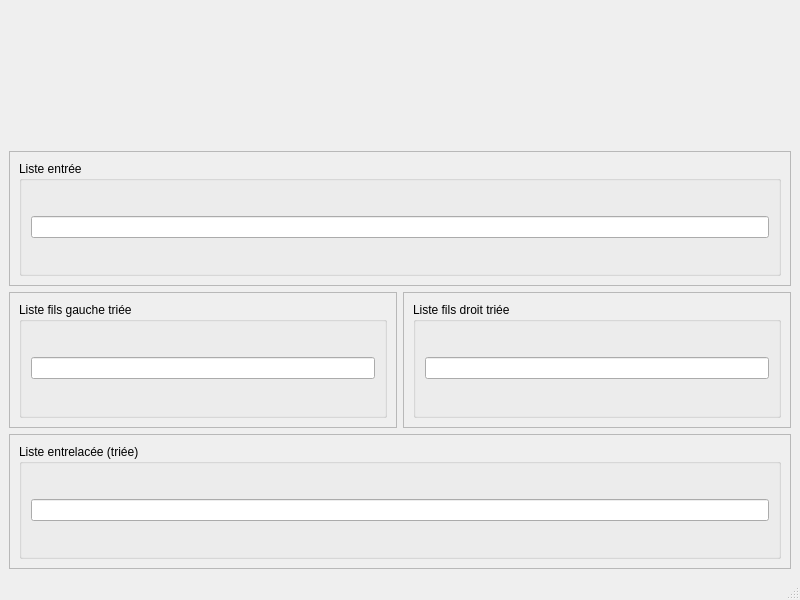
<?xml version="1.0" encoding="UTF-8"?>
<ui version="4.0">
 <class>Process</class>
 <widget class="QMainWindow" name="Process">
  <property name="geometry">
   <rect>
    <x>0</x>
    <y>0</y>
    <width>800</width>
    <height>600</height>
   </rect>
  </property>
  <property name="windowTitle">
   <string>MainWindow</string>
  </property>
  <widget class="QWidget" name="centralwidget">
   <layout class="QGridLayout" name="gridLayout_2">
    <item row="2" column="0" colspan="2">
     <widget class="QFrame" name="frame_3">
      <property name="frameShape">
       <enum>QFrame::StyledPanel</enum>
      </property>
      <property name="frameShadow">
       <enum>QFrame::Raised</enum>
      </property>
      <layout class="QGridLayout" name="gridLayout_6">
       <item row="1" column="0">
        <widget class="QGroupBox" name="groupBox_3">
         <property name="title">
          <string>Liste entrée</string>
         </property>
         <layout class="QGridLayout" name="gridLayout_7">
          <item row="0" column="0">
           <widget class="QLineEdit" name="inputList"/>
          </item>
         </layout>
        </widget>
       </item>
      </layout>
     </widget>
    </item>
    <item row="4" column="0">
     <widget class="QFrame" name="frame">
      <property name="frameShape">
       <enum>QFrame::StyledPanel</enum>
      </property>
      <property name="frameShadow">
       <enum>QFrame::Raised</enum>
      </property>
      <layout class="QGridLayout" name="gridLayout">
       <item row="0" column="0">
        <widget class="QGroupBox" name="groupBox">
         <property name="title">
          <string>Liste fils gauche triée</string>
         </property>
         <layout class="QGridLayout" name="gridLayout_3">
          <item row="0" column="0">
           <widget class="QLineEdit" name="leftSonVector"/>
          </item>
         </layout>
        </widget>
       </item>
      </layout>
     </widget>
    </item>
    <item row="4" column="1">
     <widget class="QFrame" name="frame_2">
      <property name="frameShape">
       <enum>QFrame::StyledPanel</enum>
      </property>
      <property name="frameShadow">
       <enum>QFrame::Raised</enum>
      </property>
      <layout class="QGridLayout" name="gridLayout_5">
       <item row="0" column="0">
        <widget class="QGroupBox" name="groupBox_2">
         <property name="title">
          <string>Liste fils droit triée</string>
         </property>
         <layout class="QGridLayout" name="gridLayout_4">
          <item row="0" column="0">
           <widget class="QLineEdit" name="rightSonVector"/>
          </item>
         </layout>
        </widget>
       </item>
      </layout>
     </widget>
    </item>
    <item row="5" column="0" colspan="2">
     <widget class="QFrame" name="frame_4">
      <property name="frameShape">
       <enum>QFrame::StyledPanel</enum>
      </property>
      <property name="frameShadow">
       <enum>QFrame::Raised</enum>
      </property>
      <layout class="QGridLayout" name="gridLayout_8">
       <item row="0" column="0">
        <widget class="QGroupBox" name="groupBox_4">
         <property name="title">
          <string>Liste entrelacée (triée)</string>
         </property>
         <layout class="QGridLayout" name="gridLayout_9">
          <item row="0" column="0">
           <widget class="QLineEdit" name="outputList"/>
          </item>
         </layout>
        </widget>
       </item>
      </layout>
     </widget>
    </item>
    <item row="1" column="0" colspan="2">
     <widget class="QLabel" name="pidLabel">
      <property name="text">
       <string/>
      </property>
      <property name="alignment">
       <set>Qt::AlignCenter</set>
      </property>
     </widget>
    </item>
   </layout>
  </widget>
  <widget class="QMenuBar" name="menubar">
   <property name="geometry">
    <rect>
     <x>0</x>
     <y>0</y>
     <width>800</width>
     <height>19</height>
    </rect>
   </property>
  </widget>
  <widget class="QStatusBar" name="statusbar"/>
 </widget>
 <resources/>
 <connections/>
</ui>
